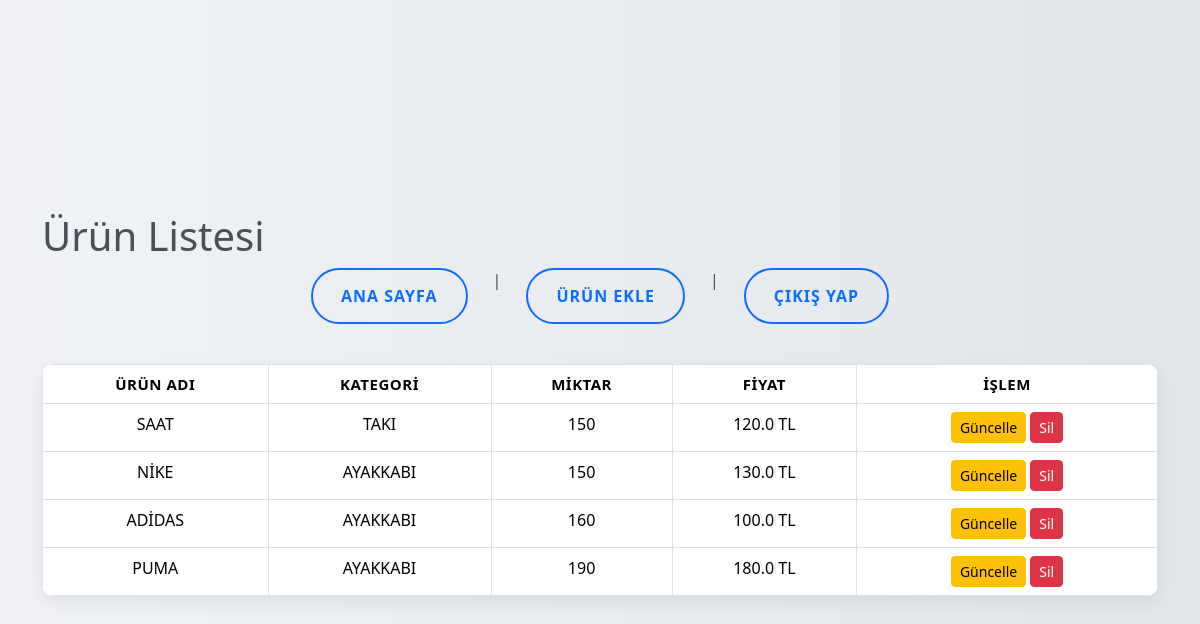
The page /urunler (signed in) on the database its author committed.
### app.py (models this page shows, shortened)
class Product(db.Model):
    id = db.Column(db.Integer, primary_key=True)
    name = db.Column(db.String(150), nullable=False)
    category = db.Column(db.String(100), nullable=False)
    quantity = db.Column(db.Integer, nullable=False)
    price = db.Column(db.Float, nullable=False)

### app.py (the view)
@app.route('/urunler')
@login_required
def urunler():
    products = Product.query.all()
    return render_template('urunler.html', products=products)

### app.py (called while the page is built)
@login_manager.user_loader
def load_user(user_id):
    return User.query.get(int(user_id))

### templates/urunler.html (shortened to what this page needs)
<!DOCTYPE html>
<html lang="tr">
<head>
    <link href="https://cdn.jsdelivr.net/npm/bootstrap@5.3.3/dist/css/bootstrap.min.css" rel="stylesheet">
     <link rel="stylesheet" href="{{ url_for('static', filename='urunler.css') }}">
</head>
<body>
    <div class="container mt-4">
        <h1>Ürün Listesi</h1>
        <nav>
            <a href="/dashboard">Ana Sayfa</a> |
            <a href="/urun/ekle">Ürün Ekle</a> |
            <a href="/logout">Çıkış Yap</a>
        </nav>
        <table class="table table-bordered mt-3">
            <thead>
                <tr>
                    <th>Ürün Adı</th>
                    <th>Kategori</th>
                    <th>Miktar</th>
                    <th>Fiyat</th>
                    <th>İşlem</th>
                </tr>
            </thead>
            <tbody>
                {% for product in products %}
                <tr>
                    <td>{{ product.name }}</td>
                    <td>{{ product.category }}</td>
                    <td>{{ product.quantity }}</td>
                    <td>{{ product.price }} TL</td>
                    <td>
                        <a href="#" class="btn btn-warning btn-sm">Güncelle</a>
                        <a href="#" class="btn btn-danger btn-sm">Sil</a>
                    </td>
                </tr>
                {% endfor %}
            </tbody>
        </table>
    </div>
</body>
</html>

### static/urunler.css (style rules this page uses)
body { background: linear-gradient(to right, #f0f2f5, #e2e6ea); font-family: 'Segoe UI', Tahoma, Geneva, Verdana, sans-serif; margin: 0; padding: 0; display: flex; justify-content: center; align-items: center; height: 100vh; color: #495057; }
nav { display: flex; justify-content: center; gap: 25px; margin-bottom: 40px; flex-wrap: wrap; font-size: 16px; }
nav a { text-decoration: none; color: #0d6efd; font-weight: 600; padding: 14px 28px; border: 2px solid #0d6efd; border-radius: 30px; font-size: 16px; text-transform: uppercase; letter-spacing: 1px; transition: all 0.3s ease; }
table { width: 100%; border-collapse: collapse; background-color: #fff; border-radius: 12px; overflow: hidden; box-shadow: 0 6px 18px rgba(0, 0, 0, 0.07); margin-top: 20px; }
th, td { padding: 18px 25px; text-align: center; border-bottom: 1px solid #dee2e6; font-size: 16px; transition: background-color 0.3s ease; }
th { background-color: #f8f9fa; font-weight: 600; color: #495057; text-transform: uppercase; font-size: 15px; letter-spacing: 0.5px; }

### rows shown on the page
Product: name "SAAT", category "TAKI", quantity "150", price "120.0"
Product: name "NİKE", category "AYAKKABI", quantity "150", price "130.0"
Product: name "ADİDAS", category "AYAKKABI", quantity "160", price "100.0"
Product: name "PUMA", category "AYAKKABI", quantity "190", price "180.0"
